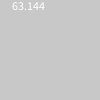
Frame 1 (no input)
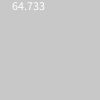
Frame 60 (the mouse pressed at the canvas centre just before this capture)
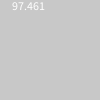
Frame 120 (the mouse held since frame 60 and released just before this capture)

The Processing sketch that drew these frames (run headless with seeded random() and noise(); from frame 60 on, the mouse is pressed at the canvas centre):

// Processing sketch: Incrementa
// ── Incrementa.pde
int contatore = 1;

int incrementa()
{
  contatore = contatore + 1;
  return contatore;
}

float media(float a, float b)
{
  float risultato = (a + b) / 2;
  return risultato;
}


void setup()
{
  frameRate(100);
}

void draw()
{
  background(200);
  float med = media(5, 7);
  int inc = incrementa();
  println(inc + " " + med);
  text(frameRate, 10, 10);
}
